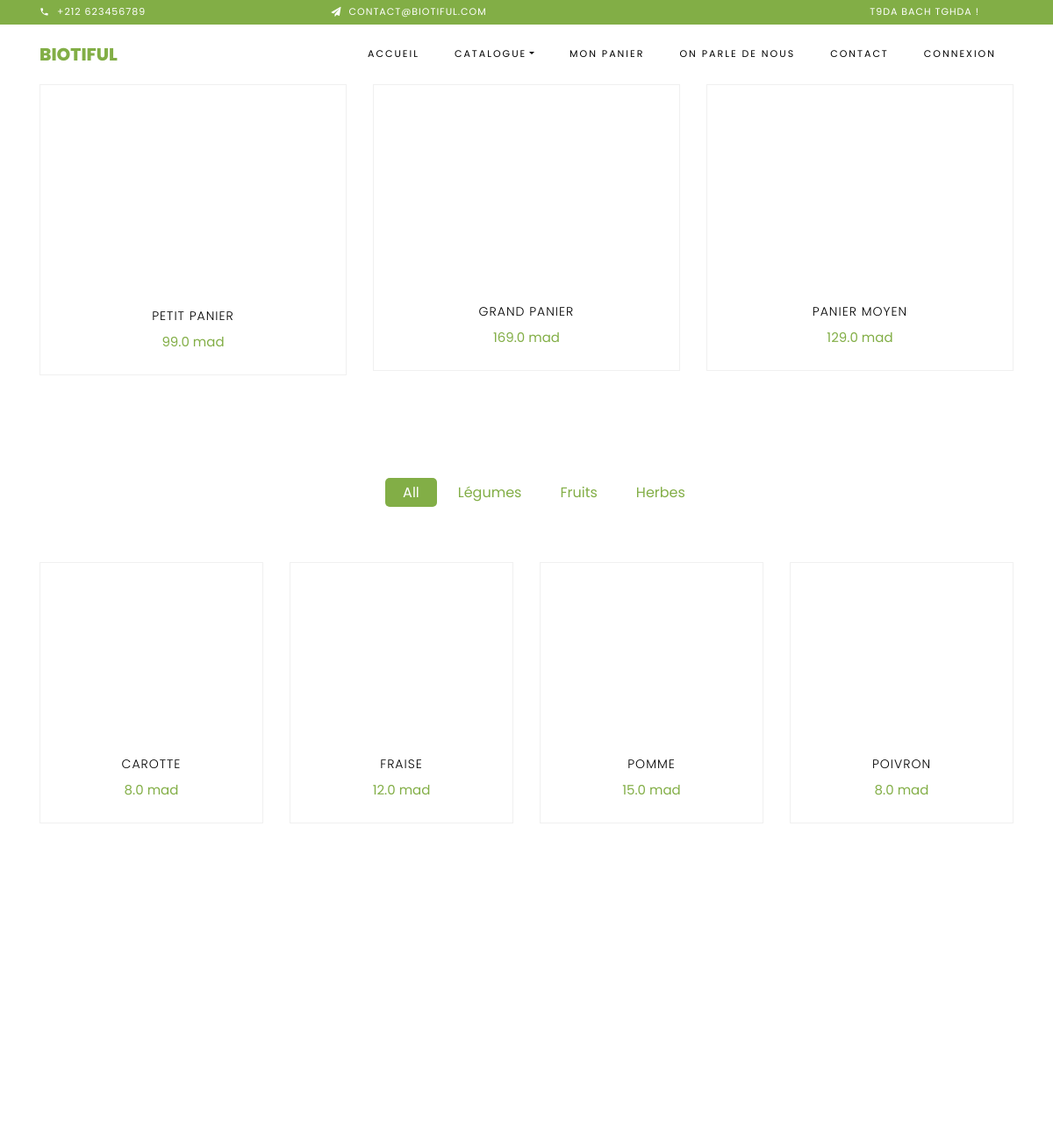
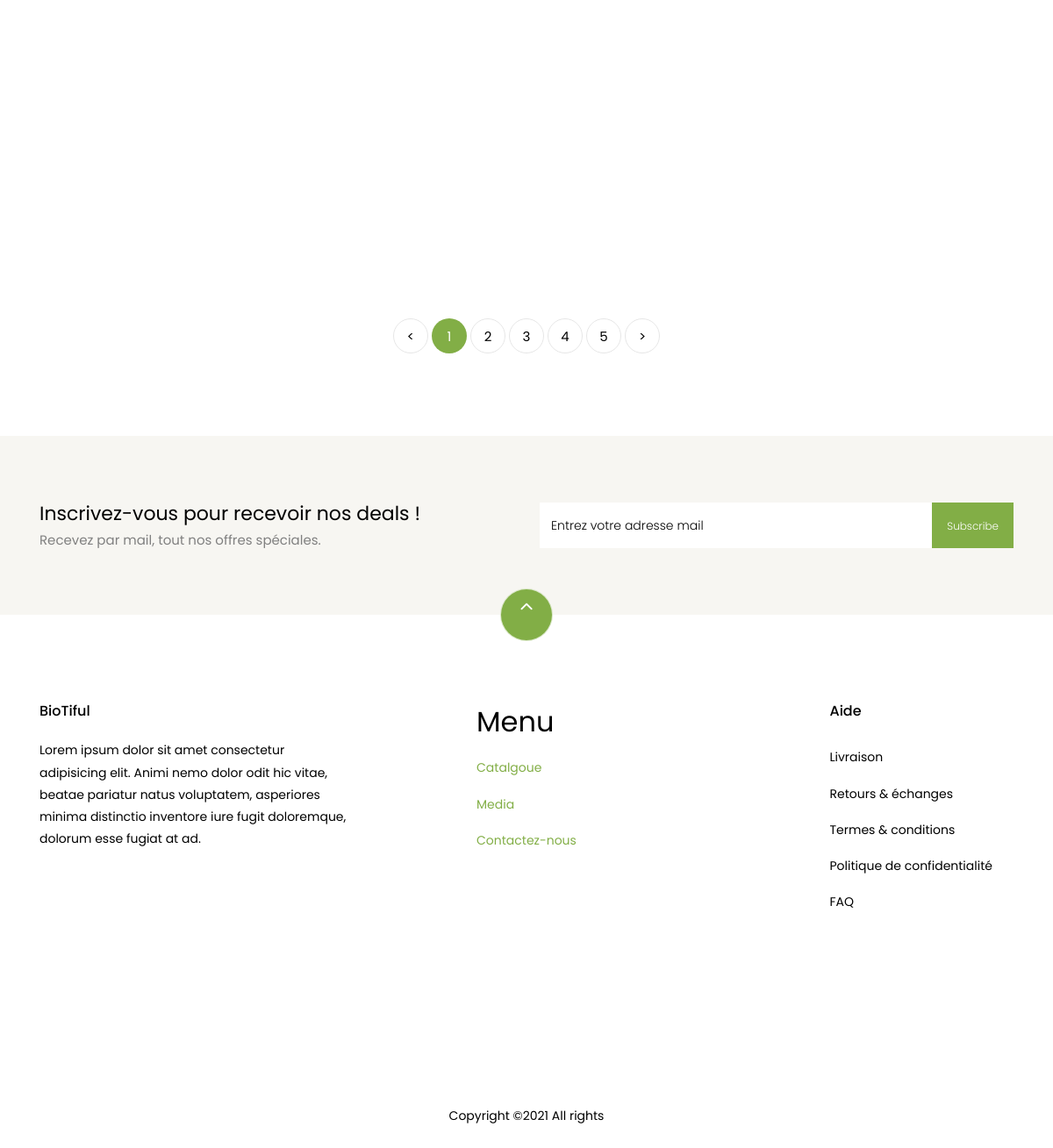
/catalogue/, run on the app's committed database (2 pictures, top to bottom).
### mainApp/models.py (models this page shows, shortened)
class Panier(models.Model):
    type = models.CharField(choices=TYPE_PANIER, max_length=5)
    price = models.FloatField()
    poids = models.IntegerField(blank=True, null=True)
    items = models.ManyToManyField(Item)
    slug = models.SlugField()
    discount_price = models.FloatField(blank=True, null=True)
    liked = models.IntegerField(default=0)
    pic = models.ImageField(blank=True, null=True, upload_to='products')
    def get_absolute_url(self):
        return reverse("mainApp:panier", kwargs={
            'slug':self.slug
        })

class Category(models.Model):
    name = models.CharField(choices=CATEGORY_CHOICES, max_length=5)
    date = models.DateTimeField(auto_now_add=True)
    def get_absolute_url(self):
        return reverse("mainApp:cat_products", kwargs={
            'catname':self.name
        })

class Item(models.Model):
    title = models.CharField(max_length=100)
    price = models.FloatField()
    slug = models.SlugField()
    discount_price = models.FloatField(blank=True, null=True)
    pic = models.ImageField(blank=True, null=True, upload_to='products')
    liked = models.IntegerField(default=0)
    cat = models.ForeignKey(Category, blank=True,default=None, on_delete = models.CASCADE)
    def get_absolute_url(self):
        return reverse("mainApp:product", kwargs={
            'slug':self.slug
        })
    def get_add_to_cart_url(self):
        return reverse("mainApp:add_to_cart", kwargs={
            'slug':self.slug
        })

### mainApp/views.py (the view)
# urls.py: path('catalogue/', CatalogueView.as_view(), name='catalogue'),
class CatalogueView(TemplateView ):
    template_name = "shop/catalogue.html"
    def get_context_data(self, **kwargs):
        context = super().get_context_data(**kwargs)
        context['products'] = Item.objects.all()
        context['paniers'] = Panier.objects.all()
        context['categories'] = Category.objects.all()
        return context

### templates/shop/catalogue.html (shortened to what this page needs)
{% extends 'base/base.html' %}
{% load static %}
{% block content %}
<div class="container">
	<div class="row">
		{% for panier in paniers %}
			<div class="col-md-6 col-lg-4 ftco-animate">
				<div class="product">
					<a href="{{ panier.pic.url }}" class="img-prod"><img class="img-fluid" src="{{ panier.pic.url }}" alt="Colorlib Template">
					</a>
					<div class="text py-3 pb-4 px-3 text-center ">
						<h3><a href="{{ panier.get_absolute_url }}">
							{% if panier.type in "PET" %} Petit panier
							{% elif panier.type in "MOY" %} Panier moyen
							{% elif panier.type in "GRA" %} Grand panier
							{% endif %}
						</a></h3>
						<div class="d-flex">
							<div class="pricing">
								<p class="price"><span>{{ panier.price }} mad</span></p>
							</div>
						</div>
					</div>
				</div>
			</div>
		{% endfor %}
	</div>
</div>
    <section class="ftco-section">
    	<div class="container">
    		<div class="row justify-content-center">
    			<div class="col-md-10 mb-5 text-center">
    				<ul class="product-category">
    					<li><a href="{% url 'mainApp:catalogue' %}" class="active">All</a></li>
              {% for ctg in categories %}
    					<li><a href="{{ ctg.get_absolute_url }}">
							{% if ctg.name in "LEG" %} Légumes
							{% elif ctg.name in "FRU" %} Fruits
							{% elif ctg.name in "COS" %} Herbes
							{% endif %}
						</a></li>
              {% endfor %}
    				</ul>
    			</div>
    		</div>
    		<div class="row">
          {% if products %}
          {% for product in products %}
    			<div class="col-md-6 col-lg-3 ftco-animate">
    				<div class="product">
    					<a href="{{ product.pic.url }}" class="img-prod"><img class="img-fluid" src="{{ product.pic.url }}" alt="Colorlib Template">
    					</a>
    					<div class="text py-3 pb-4 px-3 text-center">
    						<h3><a href="{{ product.get_absolute_url }}">{{ product.title }}</a></h3>
    						<div class="d-flex">
    							<div class="pricing">
		    						<p class="price"><span>{{ product.price }} mad</span></p>
		    					</div>
	    					</div>
    					</div>
    				</div>
    			</div>
          {% endfor %}
          {% else %}
          <p>Aucun produit!</p>
          {% endif %}
        </div>
    		<div class="row mt-5">
          <div class="col text-center">
            <div class="block-27">
              <ul>
                <li><a href="#">&lt;</a></li>
                <li class="active"><span>1</span></li>
                <li><a href="#">2</a></li>
                <li><a href="#">3</a></li>
                <li><a href="#">4</a></li>
                <li><a href="#">5</a></li>
                <li><a href="#">&gt;</a></li>
              </ul>
            </div>
          </div>
        </div>
    	</div>
    </section>
	<section class="ftco-section ftco-no-pt ftco-no-pb py-5 bg-light">
      <div class="container py-4">
        <div class="row d-flex justify-content-center py-5">
          <div class="col-md-6">
          	<h2 style="font-size: 22px;" class="mb-0">Inscrivez-vous pour recevoir nos deals !</h2>
          	<span>Recevez par mail, tout nos offres spéciales.</span>
          </div>
          <div class="col-md-6 d-flex align-items-center">
            <form action="#" class="subscribe-form">
              <div class="form-group d-flex">
                <input type="text" class="form-control" placeholder="Entrez votre adresse mail">
                <input type="submit" value="Subscribe" class="submit px-3">
              </div>
            </form>
          </div>
        </div>
      </div>
    </section>
{% endblock %}

### data on the page
Panier: type "PETIT PANIER", price "99.0"
Panier: type "GRAND PANIER", price "169.0"
Panier: type "PANIER MOYEN", price "129.0"
Category: name "Légumes"
Category: name "Fruits"
Category: name "Herbes"
Item: title "CAROTTE", price "8.0"
Item: title "FRAISE", price "12.0"
Item: title "POMME", price "15.0"
Item: title "POIVRON", price "8.0"
